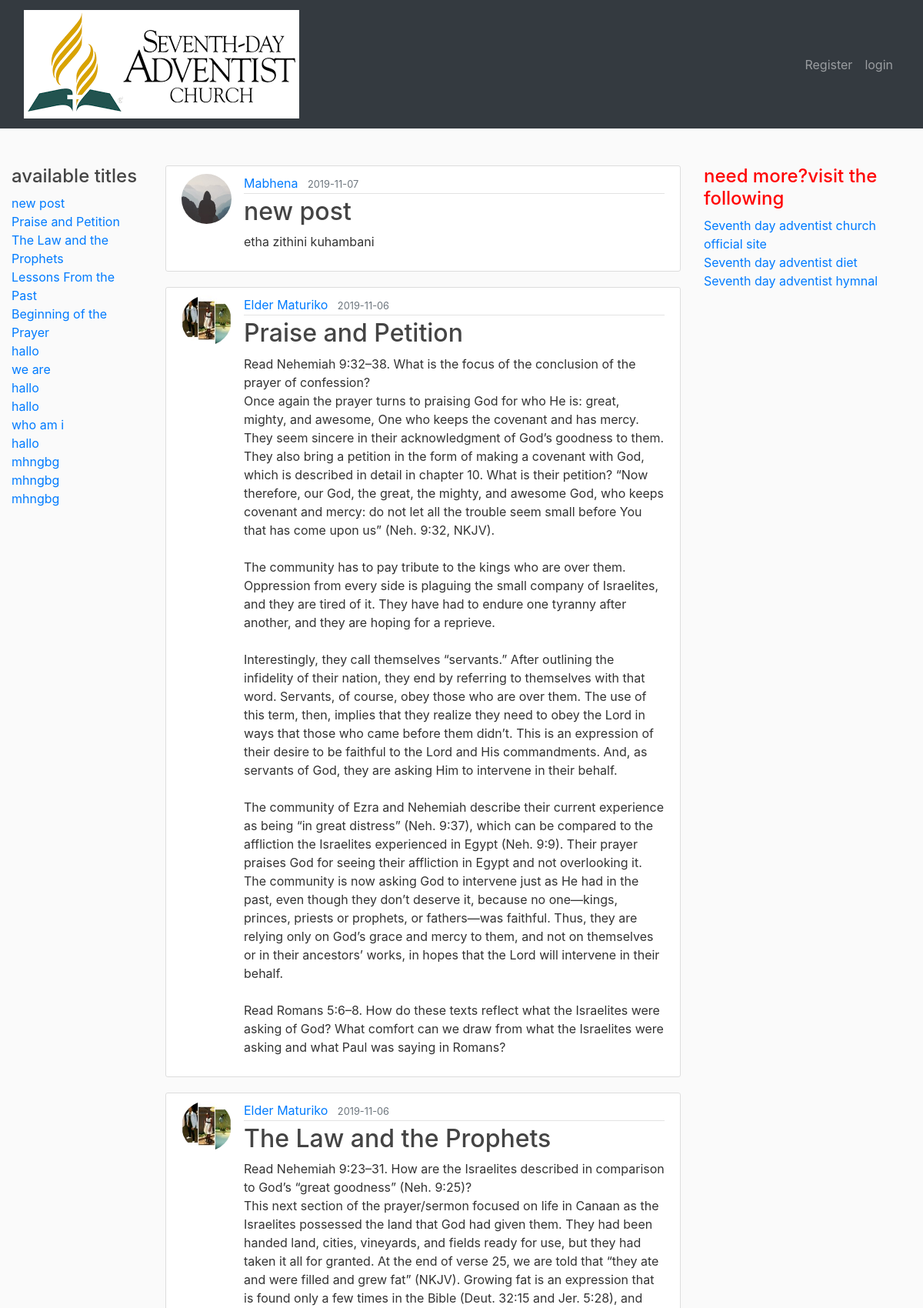
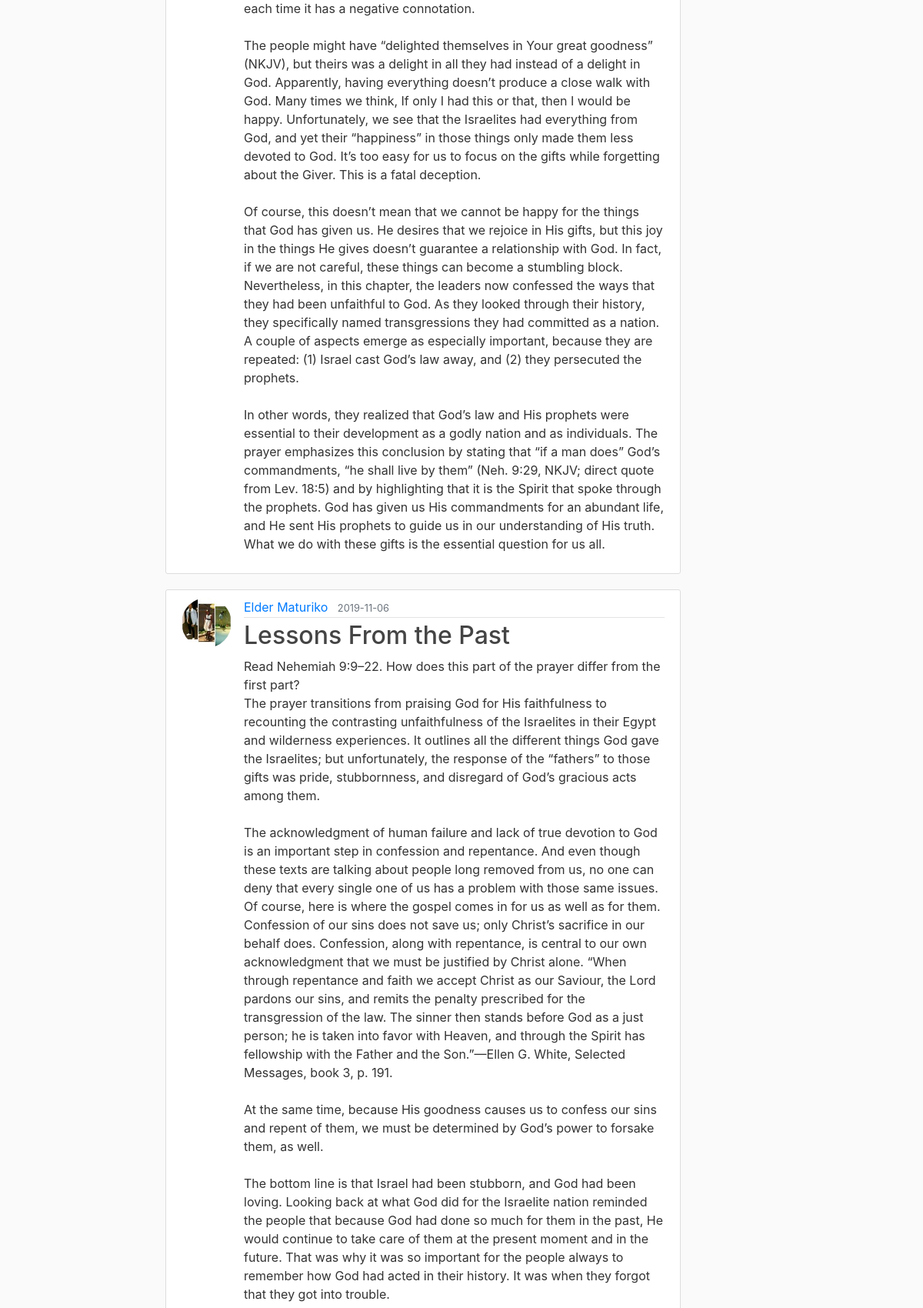
The page / (upper part) on the database its author committed (2 pictures, top to bottom).
### application/models.py (models this page shows, shortened)
class Post(db.Model):
    id = db.Column(db.Integer, primary_key=True)
    title = db.Column(db.String(100), nullable=False)
    date_posted = db.Column(db.DateTime, nullable=False, default=datetime.utcnow)
    content = db.Column(db.Text, nullable=False)
    user_id = db.Column(db.Integer, db.ForeignKey('user.id'), nullable=False)

class User(db.Model, UserMixin):
    id = db.Column(db.Integer, primary_key=True)
    username = db.Column(db.String(25), unique=True, nullable=False)
    email = db.Column(db.String(120), unique=True, nullable=False)
    image_file = db.Column(db.String(20), nullable=False, default='default.jpg')
    password = db.Column(db.String(60), nullable=False)
    posts = db.relationship('Post', backref='author', lazy=True)

### application/routes.py (the view)
@app.route("/" ,methods = ['GET','POST'])
def index():
    posts = Post.query.all()
    return render_template('index.html' , posts=posts)

### application/templates/index.html (shortened to what this page needs)
{% extends "layout.html" %}
{% block content_left %}
<h4 >
        available titles
</h4>
{% for post in posts|reverse %}
    <div><a class="article-title text-primary" href="{{ url_for('post', post_id=post.id) }}" >{{ post.title }}</a></div>
{% endfor %}
{% endblock content_left %}
{% block content %}
{% for post in posts|reverse %}
        <article class="media content-section">
          <img class="rounded-circle article-img" src="{{ url_for('static', filename='profile_pics/' + post.author.image_file) }}">
          <div class="media-body">
            <div class="article-metadata">
              <a class="mr-2" href="#">{{ post.author.username }}</a>
              <small class="text-muted">{{ post.date_posted.strftime('%Y-%m-%d') }}</small>
            </div>
            <h2><a class="article-title" href="{{ url_for('post', post_id=post.id) }}">{{ post.title }}</a></h2>
            <p class="article-content">{{ post.content }}</p>
          </div>
        </article>
        {% endfor %}
{% endblock content %}
{% block content_right %}
<div >
  <h4 id='more'>need more?visit the following</h4>
  <div><a class="article-title text-primary" href="https://www.adventist.org/en/" >Seventh day adventist church official site</a></div>
  <div><a class="article-title text-primary" href="https://www.healthline.com/nutrition/seventh-day-adventist-diet" >Seventh day adventist diet</a></div>
  <div><a class="article-title text-primary" href="http://sdahymnal.net/" >Seventh day adventist hymnal</a></div>
</div>
{% endblock content_right %}

### application/static/main.css (style rules this page uses)
body { background: #fafafa; color: #333333; }
#more { color: red; }
h1, h2, h3, h4, h5, h6 { color: #444444; }
.content-section { background: #ffffff; padding: 10px 20px; border: 1px solid #dddddd; border-radius: 3px; margin-bottom: 20px; }
.article-title { color: #444444; }
.article-content { white-space: pre-line; }
.article-img { height: 65px; width: 65px; margin-right: 16px; }
.article-metadata { padding-bottom: 1px; margin-bottom: 4px; border-bottom: 1px solid #e3e3e3 }

### rows shown on the page
Post: title "new post", image_file (placeholder picture), author.username "Mabhena", date_posted "2019-11-07", content "etha zithini kuhambani"
Post: title "Praise and Petition", image_file (picture), author.username "Elder Maturiko", date_posted "2019-11-06", content "Read Nehemiah 9:32–38. What is the focus of the conclusion of the prayer of confession? Once again the prayer turns to praising God for who He is: great, mighty, and awesome, One who keeps the covenant and has mercy. They seem sincere in their acknowledgment of God’s goodness to them. They also bring a petition in the form of making a covenant with God, which is described in detail in chapter 10. What is their petition? “Now therefore, our God, the great, the mighty, and awesome God, who keeps covenant and mercy: do not let all the trouble seem small before You that has come upon us” (Neh. 9:32, NKJV). The community has to pay tribute to the kings who are over them. Oppression from every…"
Post: title "The Law and the Prophets", image_file (picture), author.username "Elder Maturiko", date_posted "2019-11-06", content "Read Nehemiah 9:23–31. How are the Israelites described in comparison to God’s “great goodness” (Neh. 9:25)? This next section of the prayer/sermon focused on life in Canaan as the Israelites possessed the land that God had given them. They had been handed land, cities, vineyards, and fields ready for use, but they had taken it all for granted. At the end of verse 25, we are told that “they ate and were filled and grew fat” (NKJV). Growing fat is an expression that is found only a few times in the Bible (Deut. 32:15 and Jer. 5:28), and each time it has a negative connotation. The people might have “delighted themselves in Your great goodness” (NKJV), but theirs was a delight in all they had…"
Post: title "Lessons From the Past", image_file (picture), author.username "Elder Maturiko", date_posted "2019-11-06"
Post: title "Beginning of the Prayer"
Post: title "hallo"
Post: title "we are"
Post: title "hallo"
Post: title "hallo"
Post: title "who am i"
Post: title "hallo"
Post: title "mhngbg"
Post: title "mhngbg"
Post: title "mhngbg"
